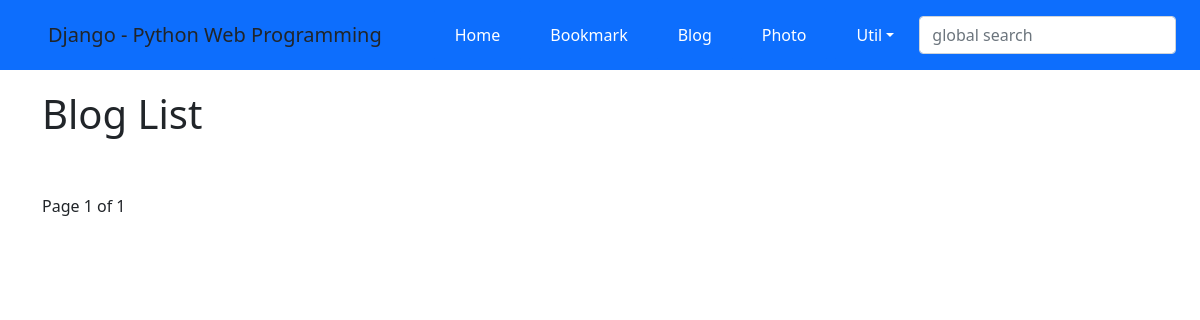
The app's page /blog, older data.
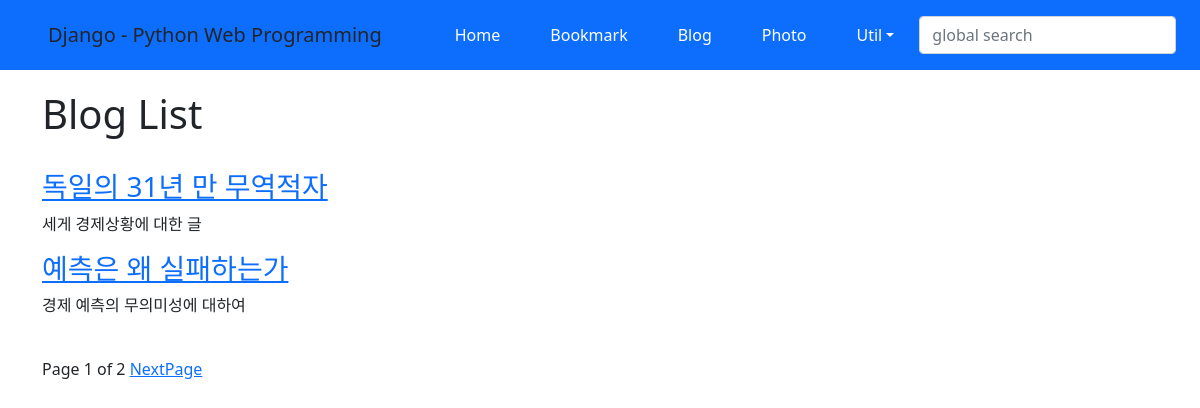
The same page, newer data.
### blog/models.py (models this page shows, shortened)
class Post(models.Model):
    title = models.CharField(verbose_name='TITLE',max_length=50)
    slug = models.SlugField('SLUG', unique=True, allow_unicode=True, help_text='one word for title alias')
    description = models.CharField('DESCRIPTION', max_length=100, blank=True, help_text='simple description text')
    content = models.TextField('CONTENT')
    create_dt = models.DateTimeField('CREATE DATE', auto_now_add=True)
    modify_dt = models.DateTimeField('MODIFY DATE', auto_now=True)
    class Meta: # 필드 속성 외에 필요한 파라미터가 있으면, Meta 내부 클래스로 정의.
        verbose_name = 'post'
        verbose_name_plural = 'posts'
        db_table = 'blog_posts'
        ordering = ('-modify_dt',)
    def get_absolute_url(self):
        return reverse('blog:post_detail', args=(self.slug,))

### blog/views.py (the view)
# urls.py: path('', views.PostLV.as_view(), name='index'),
class PostLV(ListView):
    model = Post
    template_name = 'blog/post_all.html'
    context_object_name = 'posts'
    paginate_by = 2

### blog/templates/blog/post_all.html (shortened to what this page needs)
{% extends 'base.html' %}
{% block content %}
<h1>Blog List</h1>
<br>
{% for post in posts %}
    <h3><a href = '{{ post.get_absolute_url }}'>{{ post.title }}</a></h3>
    <p>{{ post.description }}</p>
{% endfor %}
<br>
<div>
    <span>
        Page {{ page_obj.number }} of {{ page_obj.paginator.num_pages }}
        {% if page_obj.has_next %}
            <a href='?page={{ page_obj.next_page_number }}'>NextPage</a>
        {% endif %}
    </span>
</div>
{% endblock %}

### templates/base.html (shortened to what this page needs)
<!DOCTYPE html>
<html lang="ko">
<head>
    <link href="https://cdn.jsdelivr.net/npm/bootstrap@5.1.3/dist/css/bootstrap.min.css" rel="stylesheet">
</head>
<body style="padding-top: 90px;">
<nav class="navbar navbar-expand-lg navbar-dar bg-primary fixed-top">
    <span class="navbar-brand mx-5 mb-0 font-weight-bold font-italic">Django - Python Web Programming</span>
    <div class="collapse navbar-collapse" id="navbarSupportedContent">
        <ul class="navbar-nav mr-auto">
            <li class="nav-item mx-1 btn btn-primary">
                <a class="nav-link text-white" href="{% url 'home' %}">Home</a></li>
            <li class="nav-item mx-1 btn btn-primary">
                <a class="nav-link text-white" href="{% url 'bookmark:index' %}">Bookmark</a></li>
            <li class="nav-item mx-1 btn btn-primary">
                <a class="nav-link text-white" href="{% url 'blog:index' %}">Blog</a></li>
            <li class="nav-item mx-1 btn btn-primary">
                <a class="nav-link text-white" href="">Photo</a></li>
            <li class="nav-item dropdown mx-1 btn btn-primary">
                <a class="nav-link dropdown-toggle text-white" href="#" data-toggle="dropdown">Util</a>
        </li>
        </ul>
        <form class="form-inline my-2" action="" method="post"> {% csrf_token %}
            <input class="form-control mr-sm-2" type="search" placeholder="global search" name="search_word"></form>
    </div>
</nav>
<div class="container">
    {% block content %}{% endblock %}
</div>
</body>
</html>

Row changes from the older to the newer data that the page shows:
added Post: title "독일의 31년 만 무역적자", description "세게 경제상황에 대한 글"
added Post: title "예측은 왜 실패하는가", description "경제 예측의 무의미성에 대하여"
Text that changed along with them:
{{ page_obj.paginator.num_pages }}: "1" → "2"
text now shown: "NextPage"
